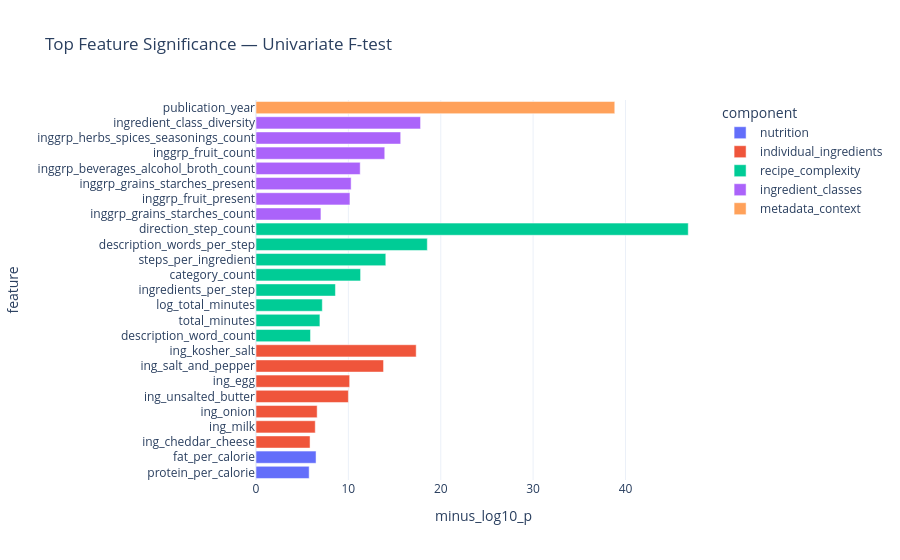

Notebook cell for this chart:
### Markdown cell above
## Feature significance

### Code cell
if CONFIG.run_feature_significance:
    sig_preprocess = clone(preprocess)
    X_train_prepared = sig_preprocess.fit_transform(X_train)
    feature_names = [clean_feature_name(f) for f in sig_preprocess.get_feature_names_out()]

    X_train_prepared = np.asarray(X_train_prepared, dtype=float)
    X_train_prepared = np.nan_to_num(X_train_prepared, nan=0.0, posinf=0.0, neginf=0.0)

    f_values, p_values = f_regression(X_train_prepared, y_train)

    significance_df = (
        pd.DataFrame({
            "feature": feature_names,
            "component": [feature_component_map.get(f, "other") for f in feature_names],
            "F_stat": f_values,
            "p_value": p_values,
            "significant_5pct": p_values < CONFIG.significance_level
        })
        .replace([np.inf, -np.inf], np.nan)
        .sort_values("p_value")
    )

    significance_df["minus_log10_p"] = -np.log10(significance_df["p_value"].clip(lower=1e-300))

    print("Top statistically significant features using univariate F-test:")
    display(significance_df.head(30))

    component_significance = (
        significance_df
        .groupby("component", as_index=False)
        .agg(
            features=("feature", "count"),
            significant_features=("significant_5pct", "sum"),
            max_minus_log10_p=("minus_log10_p", "max"),
            median_minus_log10_p=("minus_log10_p", "median")
        )
        .sort_values("max_minus_log10_p", ascending=False)
    )

    print("\nFeature significance summarized by component:")
    display(component_significance)

    white_plot(
        px.bar(
            significance_df.head(25).sort_values("minus_log10_p"),
            x="minus_log10_p",
            y="feature",
            color="component",
            orientation="h",
            title="Top Feature Significance — Univariate F-test"
        )
    )

    white_plot(
        px.bar(
            component_significance.sort_values("max_minus_log10_p"),
            x="max_minus_log10_p",
            y="component",
            orientation="h",
            title="Strongest Univariate Signal by Feature Component"
        )
    )

    top_idx = significance_df.head(min(CONFIG.ols_max_features, len(significance_df))).index.tolist()
    X_ols = X_train_prepared[:, top_idx]
    ols_feature_names = significance_df.loc[top_idx, "feature"].tolist()

    try:
        import statsmodels.api as sm

        X_ols_const = sm.add_constant(X_ols)
        ols_model = sm.OLS(y_train.values, X_ols_const).fit(cov_type="HC3")

        ols_df = pd.DataFrame({
            "feature": ["const"] + ols_feature_names,
            "component": ["intercept"] + [feature_component_map.get(f, "other") for f in ols_feature_names],
            "coef": ols_model.params,
            "p_value": ols_model.pvalues,
            "significant_5pct": ols_model.pvalues < CONFIG.significance_level
        }).sort_values("p_value")

        print("Multivariate OLS significance with robust HC3 standard errors:")
        display(ols_df)

        white_plot(
            px.bar(
                ols_df.query("feature != 'const'").head(25).sort_values("coef"),
                x="coef",
                y="feature",
                orientation="h",
                color="component",
                title="Multivariate OLS Coefficients by Component"
            )
        )

    except Exception as e:
        print("Statsmodels OLS significance skipped because statsmodels is unavailable or failed.")
        print("Reason:", e)
else:
    print("Feature significance skipped. Set CONFIG.run_feature_significance=True to run it.")

### Figure 1 — Plotly figure (JSON) as saved in the notebook; plotly's stock layout.template omitted (floating-point values rounded to 4 significant figures)
{"data": [{"hovertemplate": "component=nutrition<br>minus_log10_p=%{x}<br>feature=%{y}<extra></extra>", "legendgroup": "nutrition", "marker": {"color": "#636efa", "pattern": {"shape": ""}}, "name": "nutrition", "orientation": "h", "showlegend": true, "textposition": "auto", "type": "bar", "x": [5.755, 6.501], "xaxis": "x", "y": ["protein_per_calorie", "fat_per_calorie"], "yaxis": "y"}, {"hovertemplate": "component=individual_ingredients<br>minus_log10_p=%{x}<br>feature=%{y}<extra></extra>", "legendgroup": "individual_ingredients", "marker": {"color": "#EF553B", "pattern": {"shape": ""}}, "name": "individual_ingredients", "orientation": "h", "showlegend": true, "textposition": "auto", "type": "bar", "x": [5.851, 6.415, 6.62, 10.0, 10.14, 13.81, 17.34], "xaxis": "x", "y": ["ing_cheddar_cheese", "ing_milk", "ing_onion", "ing_unsalted_butter", "ing_egg", "ing_salt_and_pepper", "ing_kosher_salt"], "yaxis": "y"}, {"hovertemplate": "component=recipe_complexity<br>minus_log10_p=%{x}<br>feature=%{y}<extra></extra>", "legendgroup": "recipe_complexity", "marker": {"color": "#00cc96", "pattern": {"shape": ""}}, "name": "recipe_complexity", "orientation": "h", "showlegend": true, "textposition": "auto", "type": "bar", "x": [5.899, 6.918, 7.178, 8.598, 11.32, 14.05, 18.55, 46.79], "xaxis": "x", "y": ["description_word_count", "total_minutes", "log_total_minutes", "ingredients_per_step", "category_count", "steps_per_ingredient", "description_words_per_step", "direction_step_count"], "yaxis": "y"}, {"hovertemplate": "component=ingredient_classes<br>minus_log10_p=%{x}<br>feature=%{y}<extra></extra>", "legendgroup": "ingredient_classes", "marker": {"color": "#ab63fa", "pattern": {"shape": ""}}, "name": "ingredient_classes", "orientation": "h", "showlegend": true, "textposition": "auto", "type": "bar", "x": [7.029, 10.17, 10.3, 11.28, 13.94, 15.66, 17.81], "xaxis": "x", "y": ["inggrp_grains_starches_count", "inggrp_fruit_present", "inggrp_grains_starches_present", "inggrp_beverages_alcohol_broth_count", "inggrp_fruit_count", "inggrp_herbs_spices_seasonings_count", "ingredient_class_diversity"], "yaxis": "y"}, {"hovertemplate": "component=metadata_context<br>minus_log10_p=%{x}<br>feature=%{y}<extra></extra>", "legendgroup": "metadata_context", "marker": {"color": "#FFA15A", "pattern": {"shape": ""}}, "name": "metadata_context", "orientation": "h", "showlegend": true, "textposition": "auto", "type": "bar", "x": [38.84], "xaxis": "x", "y": ["publication_year"], "yaxis": "y"}], "layout": {"barmode": "relative", "legend": {"title": {"text": "component"}, "tracegroupgap": 0}, "title": {"text": "Top Feature Significance — Univariate F-test"}, "xaxis": {"anchor": "y", "domain": [0, 1], "title": {"text": "minus_log10_p"}}, "yaxis": {"anchor": "x", "domain": [0, 1], "title": {"text": "feature"}}}}
